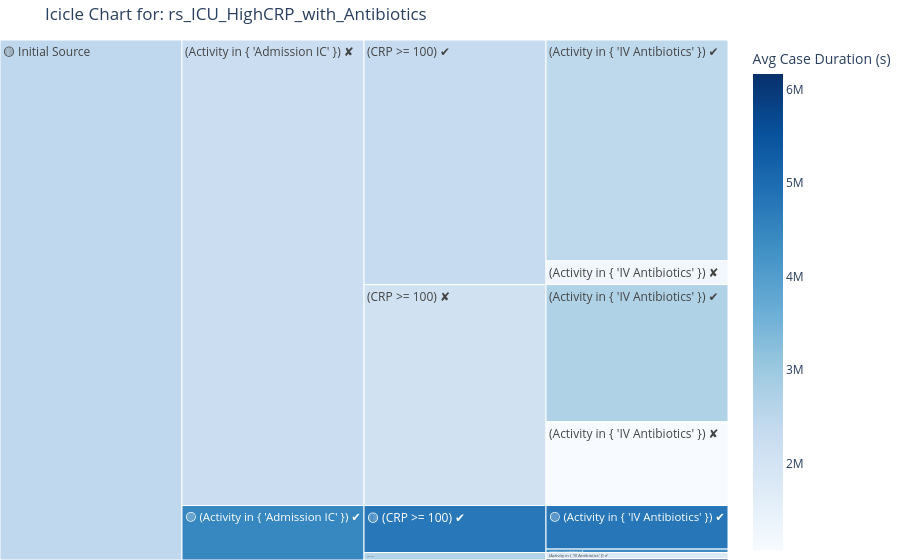
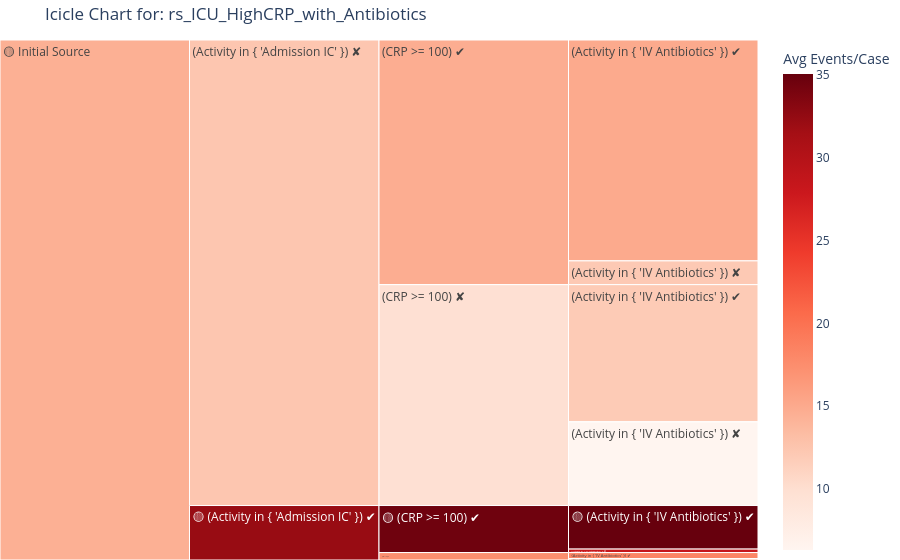

Write notebook code for charts like these, in order.
### Markdown cell above
The results show that only a small proportion of ER cases lead to ICU admission. These cases are characterized by longer durations and a higher number of events per case, while the average time between events remains similar to non-ICU cases. This suggests that time between events is not a strong indicator of ICU admission. Patients admitted to the ICU more often had elevated CRP values, and most of them also received IV antibiotics.

An interesting pattern appeared among ICU cases with lower CRP values: those who received antibiotics tended to have relatively short stays, while those without antibiotics had extremely long stays. However, this group is a small subset of the log, which means these results should be interpreted with caution.

### Code cell
query_exploration_icicle('rs_ICU_HighCRP_with_Antibiotics', log_view, metric='avg_case_duration_seconds', details=False)
query_exploration_icicle('rs_ICU_HighCRP_with_Antibiotics', log_view, metric='avg_events_per_case', details=False)
query_exploration_icicle('rs_ICU_HighCRP_with_Antibiotics', log_view, metric='avg_time_between_events', details=False)

### Figure 1 — Plotly figure (JSON) as saved in the notebook; plotly's stock layout.template omitted (floating-point values rounded to 4 significant figures)
{"data": [{"branchvalues": "total", "customdata": [["<b>88 cases</b><br>Avg Case Duration (s): 55d 11h 22m", 4793000.0], ["<b>7 cases</b><br>Avg Case Duration (s): 50d 9h 36m", 4355000.0], ["<b>12 cases</b><br>Avg Case Duration (s): 20d 17h 19m", 1790000.0], ["<b>3 cases</b><br>Avg Case Duration (s): 71d 9h 26m", 6168412], ["<b>446 cases</b><br>Avg Case Duration (s): 28d 15h 42m", 2476000.0], ["<b>48 cases</b><br>Avg Case Duration (s): 14d 3h 32m", 1222000.0], ["<b>277 cases</b><br>Avg Case Duration (s): 31d 3h 58m", 2693000.0], ["<b>169 cases</b><br>Avg Case Duration (s): 12d 10h 44m", 1075000.0], ["(?)", 4761000.0], ["(?)", 2666000.0], ["(?)", 2354000.0], ["(?)", 2080000.0], ["(?)", 4475000.0], ["(?)", 2224000.0], ["(?)", 2460000.0]], "domain": {"x": [0, 1], "y": [0, 1]}, "hovertemplate": "%{customdata[0]}<extra></extra>", "ids": ["🟡 Initial Source/🟡 (Activity in { 'Admission IC' }) ✔/🟡 (CRP >= 100) ✔/🟡 (Activity in { 'IV Antibiotics' }) ✔", "🟡 Initial Source/🟡 (Activity in { 'Admission IC' }) ✔/🟡 (CRP >= 100) ✔/(Activity in { 'IV Antibiotics' }) ✘", "🟡 Initial Source/🟡 (Activity in { 'Admission IC' }) ✔/(CRP >= 100) ✘/(Activity in { 'IV Antibiotics' }) ✔", "🟡 Initial Source/🟡 (Activity in { 'Admission IC' }) ✔/(CRP >= 100) ✘/(Activity in { 'IV Antibiotics' }) ✘", "🟡 Initial Source/(Activity in { 'Admission IC' }) ✘/(CRP >= 100) ✔/(Activity in { 'IV Antibiotics' }) ✔", "🟡 Initial Source/(Activity in { 'Admission IC' }) ✘/(CRP >= 100) ✔/(Activity in { 'IV Antibiotics' }) ✘", "🟡 Initial Source/(Activity in { 'Admission IC' }) ✘/(CRP >= 100) ✘/(Activity in { 'IV Antibiotics' }) ✔", "🟡 Initial Source/(Activity in { 'Admission IC' }) ✘/(CRP >= 100) ✘/(Activity in { 'IV Antibiotics' }) ✘", "🟡 Initial Source/🟡 (Activity in { 'Admission IC' }) ✔/🟡 (CRP >= 100) ✔", "🟡 Initial Source/🟡 (Activity in { 'Admission IC' }) ✔/(CRP >= 100) ✘", "🟡 Initial Source/(Activity in { 'Admission IC' }) ✘/(CRP >= 100) ✔", "🟡 Initial Source/(Activity in { 'Admission IC' }) ✘/(CRP >= 100) ✘", "🟡 Initial Source/🟡 (Activity in { 'Admission IC' }) ✔", "🟡 Initial Source/(Activity in { 'Admission IC' }) ✘", "🟡 Initial Source"], "labels": ["🟡 (Activity in { 'IV Antibiotics' }) ✔", "(Activity in { 'IV Antibiotics' }) ✘", "(Activity in { 'IV Antibiotics' }) ✔", "(Activity in { 'IV Antibiotics' }) ✘", "(Activity in { 'IV Antibiotics' }) ✔", "(Activity in { 'IV Antibiotics' }) ✘", "(Activity in { 'IV Antibiotics' }) ✔", "(Activity in { 'IV Antibiotics' }) ✘", "🟡 (CRP >= 100) ✔", "(CRP >= 100) ✘", "(CRP >= 100) ✔", "(CRP >= 100) ✘", "🟡 (Activity in { 'Admission IC' }) ✔", "(Activity in { 'Admission IC' }) ✘", "🟡 Initial Source"], "marker": {"coloraxis": "coloraxis", "colors": [4793000.0, 4355000.0, 1790000.0, 6168000.0, 2476000.0, 1222000.0, 2693000.0, 1075000.0, 4761000.0, 2666000.0, 2354000.0, 2080000.0, 4475000.0, 2224000.0, 2460000.0]}, "name": "", "parents": ["🟡 Initial Source/🟡 (Activity in { 'Admission IC' }) ✔/🟡 (CRP >= 100) ✔", "🟡 Initial Source/🟡 (Activity in { 'Admission IC' }) ✔/🟡 (CRP >= 100) ✔", "🟡 Initial Source/🟡 (Activity in { 'Admission IC' }) ✔/(CRP >= 100) ✘", "🟡 Initial Source/🟡 (Activity in { 'Admission IC' }) ✔/(CRP >= 100) ✘", "🟡 Initial Source/(Activity in { 'Admission IC' }) ✘/(CRP >= 100) ✔", "🟡 Initial Source/(Activity in { 'Admission IC' }) ✘/(CRP >= 100) ✔", "🟡 Initial Source/(Activity in { 'Admission IC' }) ✘/(CRP >= 100) ✘", "🟡 Initial Source/(Activity in { 'Admission IC' }) ✘/(CRP >= 100) ✘", "🟡 Initial Source/🟡 (Activity in { 'Admission IC' }) ✔", "🟡 Initial Source/🟡 (Activity in { 'Admission IC' }) ✔", "🟡 Initial Source/(Activity in { 'Admission IC' }) ✘", "🟡 Initial Source/(Activity in { 'Admission IC' }) ✘", "🟡 Initial Source", "🟡 Initial Source", ""], "type": "icicle", "values": [88.0, 7.0, 12.0, 3.0, 446.0, 48.0, 277.0, 169.0, 95.0, 15.0, 494.0, 446.0, 110.0, 940.0, 1050.0]}], "layout": {"coloraxis": {"colorbar": {"title": {"text": "Avg Case Duration (s)"}}, "colorscale": [[0, "rgb(247,251,255)"], [0.125, "rgb(222,235,247)"], [0.25, "rgb(198,219,239)"], [0.375, "rgb(158,202,225)"], [0.5, "rgb(107,174,214)"], [0.625, "rgb(66,146,198)"], [0.75, "rgb(33,113,181)"], [0.875, "rgb(8,81,156)"], [1, "rgb(8,48,107)"]]}, "legend": {"tracegroupgap": 0}, "margin": {"b": 0, "l": 0, "r": 0, "t": 40}, "title": {"text": "Icicle Chart for: rs_ICU_HighCRP_with_Antibiotics"}}}

### Figure 2 — Plotly figure (JSON) as saved in the notebook; plotly's stock layout.template omitted (floating-point values rounded to 4 significant figures)
{"data": [{"branchvalues": "total", "customdata": [["<b>88 cases</b><br>Avg Events/Case: 35.06", 35.06], ["<b>7 cases</b><br>Avg Events/Case: 28.43", 28.43], ["<b>12 cases</b><br>Avg Events/Case: 18.25", 18.25], ["<b>3 cases</b><br>Avg Events/Case: 13.67", 13.67], ["<b>446 cases</b><br>Avg Events/Case: 15.02", 15.02], ["<b>48 cases</b><br>Avg Events/Case: 12.15", 12.15], ["<b>277 cases</b><br>Avg Events/Case: 11.99", 11.99], ["<b>169 cases</b><br>Avg Events/Case: 6.32", 6.32], ["(?)", 34.57], ["(?)", 17.33], ["(?)", 14.74], ["(?)", 9.839], ["(?)", 32.22], ["(?)", 12.41], ["(?)", 14.49]], "domain": {"x": [0, 1], "y": [0, 1]}, "hovertemplate": "%{customdata[0]}<extra></extra>", "ids": ["🟡 Initial Source/🟡 (Activity in { 'Admission IC' }) ✔/🟡 (CRP >= 100) ✔/🟡 (Activity in { 'IV Antibiotics' }) ✔", "🟡 Initial Source/🟡 (Activity in { 'Admission IC' }) ✔/🟡 (CRP >= 100) ✔/(Activity in { 'IV Antibiotics' }) ✘", "🟡 Initial Source/🟡 (Activity in { 'Admission IC' }) ✔/(CRP >= 100) ✘/(Activity in { 'IV Antibiotics' }) ✔", "🟡 Initial Source/🟡 (Activity in { 'Admission IC' }) ✔/(CRP >= 100) ✘/(Activity in { 'IV Antibiotics' }) ✘", "🟡 Initial Source/(Activity in { 'Admission IC' }) ✘/(CRP >= 100) ✔/(Activity in { 'IV Antibiotics' }) ✔", "🟡 Initial Source/(Activity in { 'Admission IC' }) ✘/(CRP >= 100) ✔/(Activity in { 'IV Antibiotics' }) ✘", "🟡 Initial Source/(Activity in { 'Admission IC' }) ✘/(CRP >= 100) ✘/(Activity in { 'IV Antibiotics' }) ✔", "🟡 Initial Source/(Activity in { 'Admission IC' }) ✘/(CRP >= 100) ✘/(Activity in { 'IV Antibiotics' }) ✘", "🟡 Initial Source/🟡 (Activity in { 'Admission IC' }) ✔/🟡 (CRP >= 100) ✔", "🟡 Initial Source/🟡 (Activity in { 'Admission IC' }) ✔/(CRP >= 100) ✘", "🟡 Initial Source/(Activity in { 'Admission IC' }) ✘/(CRP >= 100) ✔", "🟡 Initial Source/(Activity in { 'Admission IC' }) ✘/(CRP >= 100) ✘", "🟡 Initial Source/🟡 (Activity in { 'Admission IC' }) ✔", "🟡 Initial Source/(Activity in { 'Admission IC' }) ✘", "🟡 Initial Source"], "labels": ["🟡 (Activity in { 'IV Antibiotics' }) ✔", "(Activity in { 'IV Antibiotics' }) ✘", "(Activity in { 'IV Antibiotics' }) ✔", "(Activity in { 'IV Antibiotics' }) ✘", "(Activity in { 'IV Antibiotics' }) ✔", "(Activity in { 'IV Antibiotics' }) ✘", "(Activity in { 'IV Antibiotics' }) ✔", "(Activity in { 'IV Antibiotics' }) ✘", "🟡 (CRP >= 100) ✔", "(CRP >= 100) ✘", "(CRP >= 100) ✔", "(CRP >= 100) ✘", "🟡 (Activity in { 'Admission IC' }) ✔", "(Activity in { 'Admission IC' }) ✘", "🟡 Initial Source"], "marker": {"coloraxis": "coloraxis", "colors": [35.06, 28.43, 18.25, 13.67, 15.02, 12.15, 11.99, 6.32, 34.57, 17.33, 14.74, 9.839, 32.22, 12.41, 14.49]}, "name": "", "parents": ["🟡 Initial Source/🟡 (Activity in { 'Admission IC' }) ✔/🟡 (CRP >= 100) ✔", "🟡 Initial Source/🟡 (Activity in { 'Admission IC' }) ✔/🟡 (CRP >= 100) ✔", "🟡 Initial Source/🟡 (Activity in { 'Admission IC' }) ✔/(CRP >= 100) ✘", "🟡 Initial Source/🟡 (Activity in { 'Admission IC' }) ✔/(CRP >= 100) ✘", "🟡 Initial Source/(Activity in { 'Admission IC' }) ✘/(CRP >= 100) ✔", "🟡 Initial Source/(Activity in { 'Admission IC' }) ✘/(CRP >= 100) ✔", "🟡 Initial Source/(Activity in { 'Admission IC' }) ✘/(CRP >= 100) ✘", "🟡 Initial Source/(Activity in { 'Admission IC' }) ✘/(CRP >= 100) ✘", "🟡 Initial Source/🟡 (Activity in { 'Admission IC' }) ✔", "🟡 Initial Source/🟡 (Activity in { 'Admission IC' }) ✔", "🟡 Initial Source/(Activity in { 'Admission IC' }) ✘", "🟡 Initial Source/(Activity in { 'Admission IC' }) ✘", "🟡 Initial Source", "🟡 Initial Source", ""], "type": "icicle", "values": [88.0, 7.0, 12.0, 3.0, 446.0, 48.0, 277.0, 169.0, 95.0, 15.0, 494.0, 446.0, 110.0, 940.0, 1050.0]}], "layout": {"coloraxis": {"colorbar": {"title": {"text": "Avg Events/Case"}}, "colorscale": [[0, "rgb(255,245,240)"], [0.125, "rgb(254,224,210)"], [0.25, "rgb(252,187,161)"], [0.375, "rgb(252,146,114)"], [0.5, "rgb(251,106,74)"], [0.625, "rgb(239,59,44)"], [0.75, "rgb(203,24,29)"], [0.875, "rgb(165,15,21)"], [1, "rgb(103,0,13)"]]}, "legend": {"tracegroupgap": 0}, "margin": {"b": 0, "l": 0, "r": 0, "t": 40}, "title": {"text": "Icicle Chart for: rs_ICU_HighCRP_with_Antibiotics"}}}
